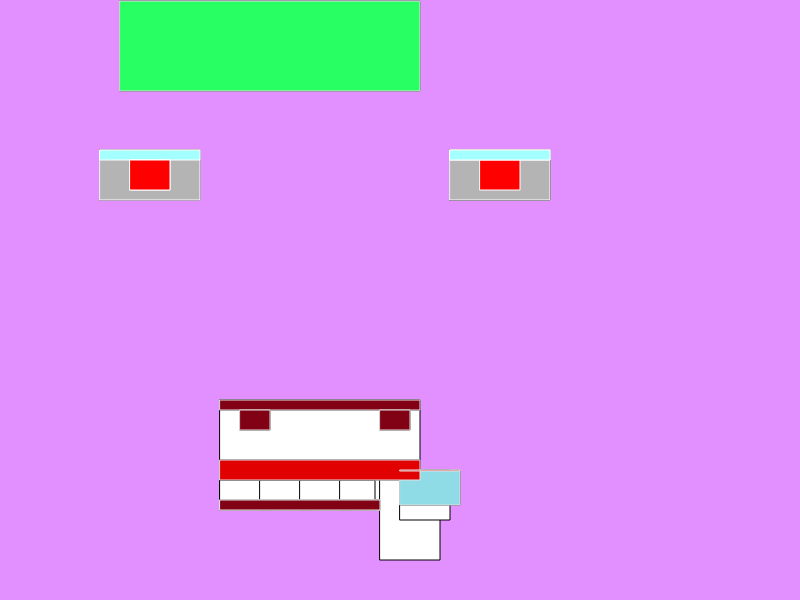
Frame 1 (no input)
Frame 60 (no input): identical to frame 1, image omitted
Frame 120 (the mouse pressed at the canvas centre since frame 60): identical to frame 1, image omitted

The p5.js sketch that drew this single still picture (run headless with seeded random() and noise() and a simulated clock; from frame 60 on, the mouse is pressed at the canvas centre):

// p5.js sketch
// ── sketch.js
function setup(){
    createCanvas(800, 600);
    background(226,143,255)
    
    rect(100,150,100,50);
    rect(100,150,100,10);
    rect(450,150,100,50);
    rect(450,150,100,10);
    rect(220,400,200,100);
    rect(450,150,100,50);
    rect(220,480,50,30);
    rect(260,480,50,30);
    rect(300,480,50,30);
    rect(340,480,35,30);
    rect(220,460,200,20);
    rect(380,480,60,80);
    rect(220,500,160,10);
    rect(220,400,200,10);
    rect(400,470,50,);
    rect(400,470,60,35);
    rect(380,410,30,20);
    rect(240,410,30,20);
    rect(130,160,40,30);
    rect(480,160,40,30);
    rect(120,1,300,90);
    stroke(255);
    fill(180);
    rect(450,150,100,50);
    stroke(255);
    fill(255,0,0);
    rect(450,150,100,10);
    stroke(255);
    fill(180);
    rect(100,150,100,50);
    stroke(255);
    fill(255,0,0);
    rect(480,160,40,30);
    stroke(255);
    fill(164,255,269);
    rect(450,150,100,10);
    stroke(255);
    fill(164,255,269);
    rect(100,150,100,10);
    rect(130,160,40,30);
    stroke(255);
    fill(255,0,0);
    rect(130,160,40,30);
    stroke(225);
    fill(40,255,98);
    rect(120,1,300,90);

    stroke(225);
    fill(130,2,21);
    rect(220,500,160,10);
    
    stroke(225);
    fill(217,33,10);
    //rect(220,400,200,100);

    stroke(225);
    fill(130,2,21);
    rect(220,400,200,10);

    stroke(225);
    fill(130,2,21);
    rect(380,410,30,20);

    stroke(225);

    stroke(225);
    fill(130,2,21);
    rect(220,500,160,10);
   rect(240,410,30,20);

   stroke(225);
   fill(143,219,230);
   rect(400,470,60,35);
  
   stroke(225);
   fill(225,1,0);
   rect( 220,460,200,20);
   
   rect(400,470,60,1);
}

function draw(){

}
